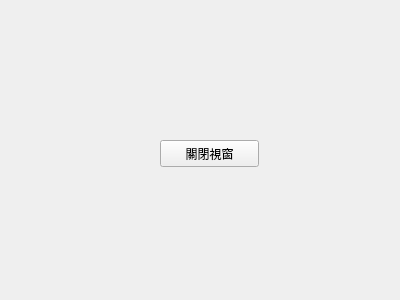
<?xml version="1.0" encoding="UTF-8"?>
<ui version="4.0">
 <class>Form</class>
 <widget class="QWidget" name="Form">
  <property name="geometry">
   <rect>
    <x>0</x>
    <y>0</y>
    <width>400</width>
    <height>300</height>
   </rect>
  </property>
  <property name="windowTitle">
   <string>Form</string>
  </property>
  <widget class="QPushButton" name="closeWinBtn">
   <property name="geometry">
    <rect>
     <x>160</x>
     <y>140</y>
     <width>99</width>
     <height>27</height>
    </rect>
   </property>
   <property name="text">
    <string>關閉視窗</string>
   </property>
  </widget>
 </widget>
 <resources/>
 <connections>
  <connection>
   <sender>closeWinBtn</sender>
   <signal>clicked()</signal>
   <receiver>Form</receiver>
   <slot>close()</slot>
   <hints>
    <hint type="sourcelabel">
     <x>203</x>
     <y>157</y>
    </hint>
    <hint type="destinationlabel">
     <x>232</x>
     <y>212</y>
    </hint>
   </hints>
  </connection>
 </connections>
</ui>
